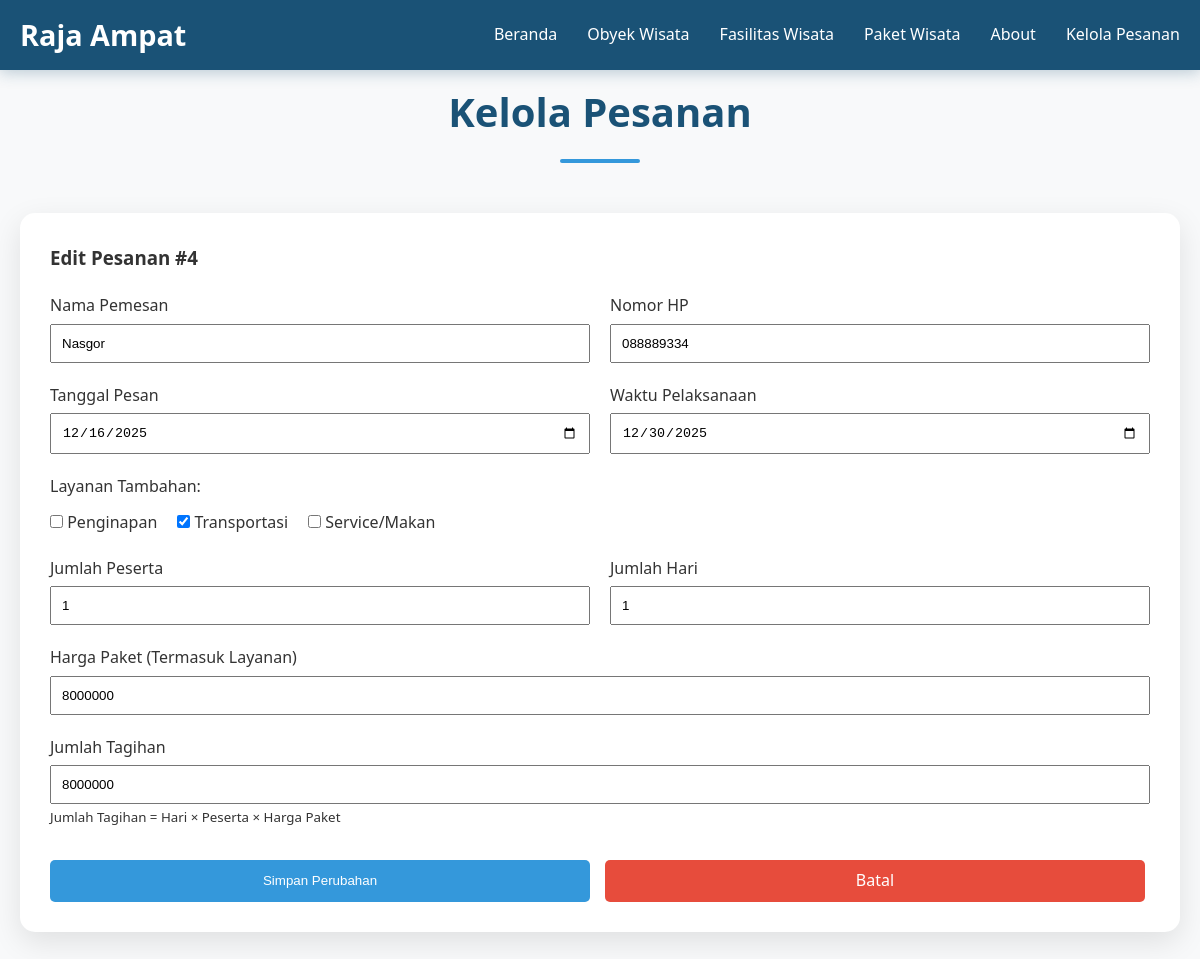
The page /modifikasi_pesanan.php?edit=4 on the database its author committed.
### tables this page shows
CREATE TABLE `pesanan` (
  `id` int(11) NOT NULL,
  `nama_pemesan` varchar(100) NOT NULL,
  `nomor_hp` varchar(20) NOT NULL,
  `tanggal_pesan` date NOT NULL,
  `waktu_pelaksanaan` date NOT NULL,
  `penginapan` tinyint(1) DEFAULT 0,
  `transportasi` tinyint(1) DEFAULT 0,
  `service_makan` tinyint(1) DEFAULT 0,
  `jumlah_peserta` int(11) NOT NULL,
  `jumlah_hari` int(11) NOT NULL,
  `harga_paket` int(11) NOT NULL,
  `jumlah_tagihan` int(11) NOT NULL,
  `created_at` timestamp NOT NULL DEFAULT current_timestamp()
);

### modifikasi_pesanan.php (the view, shortened to what this page needs)
<?php
require_once 'koneksi.php';
$edit_data = null;
if (isset($_GET['edit'])) {
    $edit_id = (int)$_GET['edit'];
    $edit_sql = "SELECT * FROM pesanan WHERE id = $edit_id";
    $edit_result = mysqli_query($conn, $edit_sql);
    if ($edit_result && mysqli_num_rows($edit_result) > 0) {
        $edit_data = mysqli_fetch_assoc($edit_result);
    }
}
?>
<!DOCTYPE html>
<html lang="id">
<head>
    <link rel="stylesheet" href="style.css">
</head>
<body>
    <?php include 'navbar.php'; ?>
    <section class="admin-section">
        <div class="container">
            <h2 class="section-title">Kelola Pesanan</h2>
            <div class="admin-container">
                <?php if ($edit_data): ?>
                    <h3>Edit Pesanan #<?php echo $edit_data['id']; ?></h3>
                    <form method="POST" action="" style="margin-top: 20px;">
                        <div style="display: grid; grid-template-columns: 1fr 1fr; gap: 20px; margin-bottom: 20px;">
                            <div>
                                <label>Nama Pemesan</label>
                                <input type="text" name="nama" value="<?php echo htmlspecialchars($edit_data['nama_pemesan']); ?>" required style="width: 100%; padding: 10px; margin-top: 5px;">
                            </div>
                            <div>
                                <label>Nomor HP</label>
                                <input type="tel" name="nomor_hp" value="<?php echo htmlspecialchars($edit_data['nomor_hp']); ?>" required style="width: 100%; padding: 10px; margin-top: 5px;">
                            </div>
                        </div>
                        <div style="display: grid; grid-template-columns: 1fr 1fr; gap: 20px; margin-bottom: 20px;">
                            <div>
                                <label>Tanggal Pesan</label>
                                <input type="date" name="tanggal_pesan" value="<?php echo $edit_data['tanggal_pesan']; ?>" required style="width: 100%; padding: 10px; margin-top: 5px;">
                            </div>
                            <div>
                                <label>Waktu Pelaksanaan</label>
                                <input type="date" name="waktu_pelaksanaan" value="<?php echo $edit_data['waktu_pelaksanaan']; ?>" required style="width: 100%; padding: 10px; margin-top: 5px;">
                            </div>
                        </div>
                        <div style="margin-bottom: 20px;">
                            <label style="display: block; margin-bottom: 10px;">Layanan Tambahan:</label>
                            <div style="display: flex; gap: 20px;">
                                <label>
                                    <input type="checkbox" name="penginapan" value="1" <?php echo $edit_data['penginapan'] ? 'checked' : ''; ?>>
                                    Penginapan
                                </label>
                                <label>
                                    <input type="checkbox" name="transportasi" value="1" <?php echo $edit_data['transportasi'] ? 'checked' : ''; ?>>
                                    Transportasi
                                </label>
                                <label>
                                    <input type="checkbox" name="service_makan" value="1" <?php echo $edit_data['service_makan'] ? 'checked' : ''; ?>>
                                    Service/Makan
                                </label>
                            </div>
                        </div>
                        <div style="display: grid; grid-template-columns: 1fr 1fr; gap: 20px; margin-bottom: 20px;">
                            <div>
                                <label>Jumlah Peserta</label>
                                <input type="number" name="jumlah_peserta" value="<?php echo $edit_data['jumlah_peserta']; ?>" min="1" required style="width: 100%; padding: 10px; margin-top: 5px;">
                            </div>
                            <div>
                                <label>Jumlah Hari</label>
                                <input type="number" name="jumlah_hari" value="<?php echo $edit_data['jumlah_hari']; ?>" min="1" required style="width: 100%; padding: 10px; margin-top: 5px;">
                            </div>
                        </div>
                        <div style="margin-bottom: 20px;">
                            <label>Harga Paket (Termasuk Layanan)</label>
                            <input type="number" name="harga_paket_total" value="<?php echo $edit_data['harga_paket']; ?>" required style="width: 100%; padding: 10px; margin-top: 5px;">
                        </div>
                        <div style="margin-bottom: 20px;">
                            <label>Jumlah Tagihan</label>
                            <input type="number" name="jumlah_tagihan" value="<?php echo $edit_data['jumlah_tagihan']; ?>" required style="width: 100%; padding: 10px; margin-top: 5px;">
                            <small>Jumlah Tagihan = Hari × Peserta × Harga Paket</small>
                        </div>
                        <div style="display: flex; gap: 10px; margin-top: 30px;">
                            <button type="submit" class="action-btn edit-btn" style="flex: 1;">Simpan Perubahan</button>
                            <a href="modifikasi_pesanan.php" class="action-btn delete-btn" style="flex: 1; text-align: center; text-decoration: none;">Batal</a>
                        </div>
                    </form>
                <?php endif; ?>
            </div>
        </div>
    </section>
</body>
</html>

### style.css (style rules this page uses)
* { margin: 0; padding: 0; box-sizing: border-box; }
body { font-family: 'Segoe UI', Tahoma, Geneva, Verdana, sans-serif; line-height: 1.6; color: #333; background: #f0f8ff; }
.container { max-width: 1200px; margin: 0 auto; padding: 0 20px; }
.section-title { text-align: center; font-size: 2.5rem; margin-bottom: 50px; color: #1a5276; position: relative; }
.section-title::after { content: ''; display: block; width: 80px; height: 4px; background: #3498db; margin: 15px auto; border-radius: 2px; }
html { scroll-behavior: smooth; }

### modifikasi_pesanan.php (style rules this page uses)
.admin-section { padding: 80px 0; background: #f8f9fa; min-height: 100vh; }
.admin-container { max-width: 1200px; margin: 0 auto; background: white; padding: 30px; border-radius: 15px; box-shadow: 0 10px 30px rgba(0,0,0,0.1); }
.action-btn { padding: 8px 15px; border: none; border-radius: 5px; cursor: pointer; margin-right: 5px; font-weight: 500; transition: all 0.3s ease; }
.edit-btn { background: #3498db; color: white; }
.delete-btn { background: #e74c3c; color: white; }

### rows shown on the page
pesanan: id "4", nama "Nasgor", nomor_hp "088889334", tanggal_pesan "12/16/2025", waktu_pelaksanaan "12/30/2025", transportasi "☑", jumlah_peserta "1", jumlah_hari "1", harga_paket_total "8000000", jumlah_tagihan "8000000"
